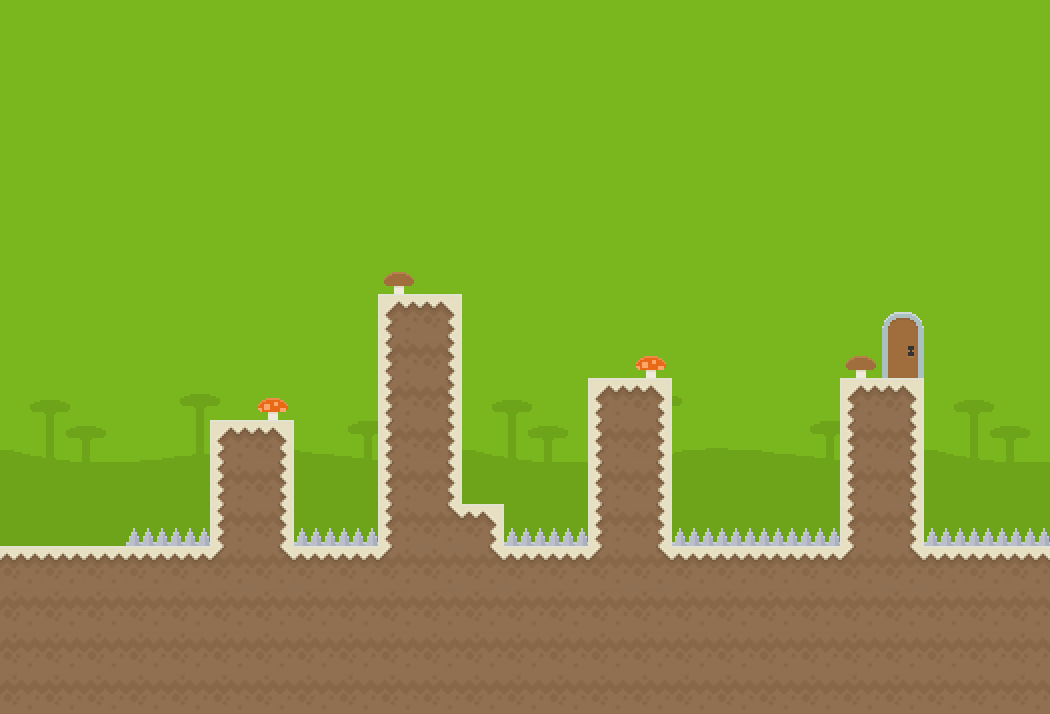

This is a level from a 2D game, rendered from its Tiled map with the project's own tilesets. A one-line summary and the complete map file follow:
An orthogonal 25x17 tile map with 42x42 px tiles, 2 tile layers (background, foreground) and 2 objects (player, diamond).

<map version="1.0" tiledversion="1.0.2" orientation="orthogonal" renderorder="right-down" width="25" height="17" tilewidth="42" tileheight="42" nextobjectid="29">
 <tileset firstgid="1" source="tileset.tsx" />
 <layer name="background" width="25" height="17">
  <data encoding="csv">
330,330,330,330,330,330,330,330,330,330,330,330,330,330,330,330,330,330,330,330,330,330,330,330,330,
330,330,330,330,330,330,330,330,330,330,330,330,330,330,330,330,330,330,330,330,330,330,330,330,330,
330,330,330,330,330,330,330,330,330,330,330,330,330,330,330,330,330,330,330,330,330,330,330,330,330,
330,330,330,330,330,330,330,330,330,330,330,330,330,330,330,330,330,330,330,330,330,330,330,330,330,
330,330,330,330,330,330,330,330,330,330,330,330,330,330,330,330,330,330,330,330,330,330,330,330,330,
330,330,330,330,330,330,330,330,330,330,330,330,330,330,330,330,330,330,330,330,330,330,330,330,330,
330,330,330,330,330,330,330,330,330,330,330,330,330,330,330,330,330,330,330,330,330,330,330,330,330,
330,330,330,330,330,330,330,330,330,330,330,330,330,330,330,330,330,330,330,330,330,330,330,330,330,
330,330,330,330,330,330,330,330,330,330,330,330,330,330,330,330,330,330,330,330,330,330,330,330,330,
320,321,322,323,324,325,326,327,328,329,330,320,321,322,323,324,325,326,327,328,329,330,320,321,322,
350,351,352,353,354,355,356,357,358,359,360,350,351,352,353,354,355,356,357,358,359,360,350,351,352,
380,381,382,383,384,385,386,387,388,389,390,380,381,382,383,384,385,386,387,388,389,390,380,381,382,
390,390,390,390,390,390,390,390,390,390,390,390,390,390,390,390,390,390,390,390,390,390,390,390,390,
390,390,390,390,390,390,390,390,390,390,390,390,390,390,390,390,390,390,390,390,390,390,390,390,390,
390,390,390,390,390,390,390,390,390,390,390,390,390,390,390,390,390,390,390,390,390,390,390,390,390,
390,390,390,390,390,390,390,390,390,390,390,390,390,390,390,390,390,390,390,390,390,390,390,390,390,
390,390,390,390,390,390,390,390,390,390,390,390,390,390,390,390,390,390,390,390,390,390,390,390,390
</data>
 </layer>
 <layer name="foreground" width="25" height="17">
  <data encoding="csv">
0,0,0,0,0,0,0,0,0,0,0,0,0,0,0,0,0,0,0,0,0,0,0,0,0,
0,0,0,0,0,0,0,0,0,0,0,0,0,0,0,0,0,0,0,0,0,0,0,0,0,
0,0,0,0,0,0,0,0,0,0,0,0,0,0,0,0,0,0,0,0,0,0,0,0,0,
0,0,0,0,0,0,0,0,0,0,0,0,0,0,0,0,0,0,0,0,0,0,0,0,0,
0,0,0,0,0,0,0,0,0,0,0,0,0,0,0,0,0,0,0,0,0,0,0,0,0,
0,0,0,0,0,0,0,0,0,0,0,0,0,0,0,0,0,0,0,0,0,0,0,0,0,
0,0,0,0,0,0,0,0,0,108,0,0,0,0,0,0,0,0,0,0,0,0,0,0,0,
0,0,0,0,0,0,0,0,0,679,680,0,0,0,0,0,0,0,0,0,0,167,0,0,0,
0,0,0,0,0,0,0,0,0,683,684,0,0,0,0,109,0,0,0,0,108,168,0,0,0,
0,0,0,0,0,0,109,0,0,683,684,0,0,0,679,680,0,0,0,0,679,680,0,0,0,
0,0,0,0,0,679,680,0,0,683,684,0,0,0,683,684,0,0,0,0,683,684,0,0,0,
0,0,0,0,0,683,684,0,0,683,684,0,0,0,683,684,0,0,0,0,683,684,0,0,0,
0,0,0,119,119,683,684,119,119,683,682,680,119,119,683,684,119,119,119,119,683,684,119,119,119,
621,621,621,621,621,681,682,621,621,681,653,682,621,621,681,682,621,621,621,621,681,682,621,621,621,
653,653,653,653,653,653,653,653,653,653,653,653,653,653,653,653,653,653,653,653,653,653,653,653,653,
653,653,653,653,653,653,653,653,653,653,653,653,653,653,653,653,653,653,653,653,653,653,653,653,653,
653,653,653,653,653,653,653,653,653,653,653,653,653,653,653,653,653,653,653,653,653,653,653,653,653
</data>
 </layer>
 <objectgroup name="objects">
  <object id="26" name="player" type="player" x="48" y="470" width="66" height="68" />
  <object id="28" name="diamond" x="465.333" y="458.667" width="40" height="40" />
 </objectgroup>
</map>
